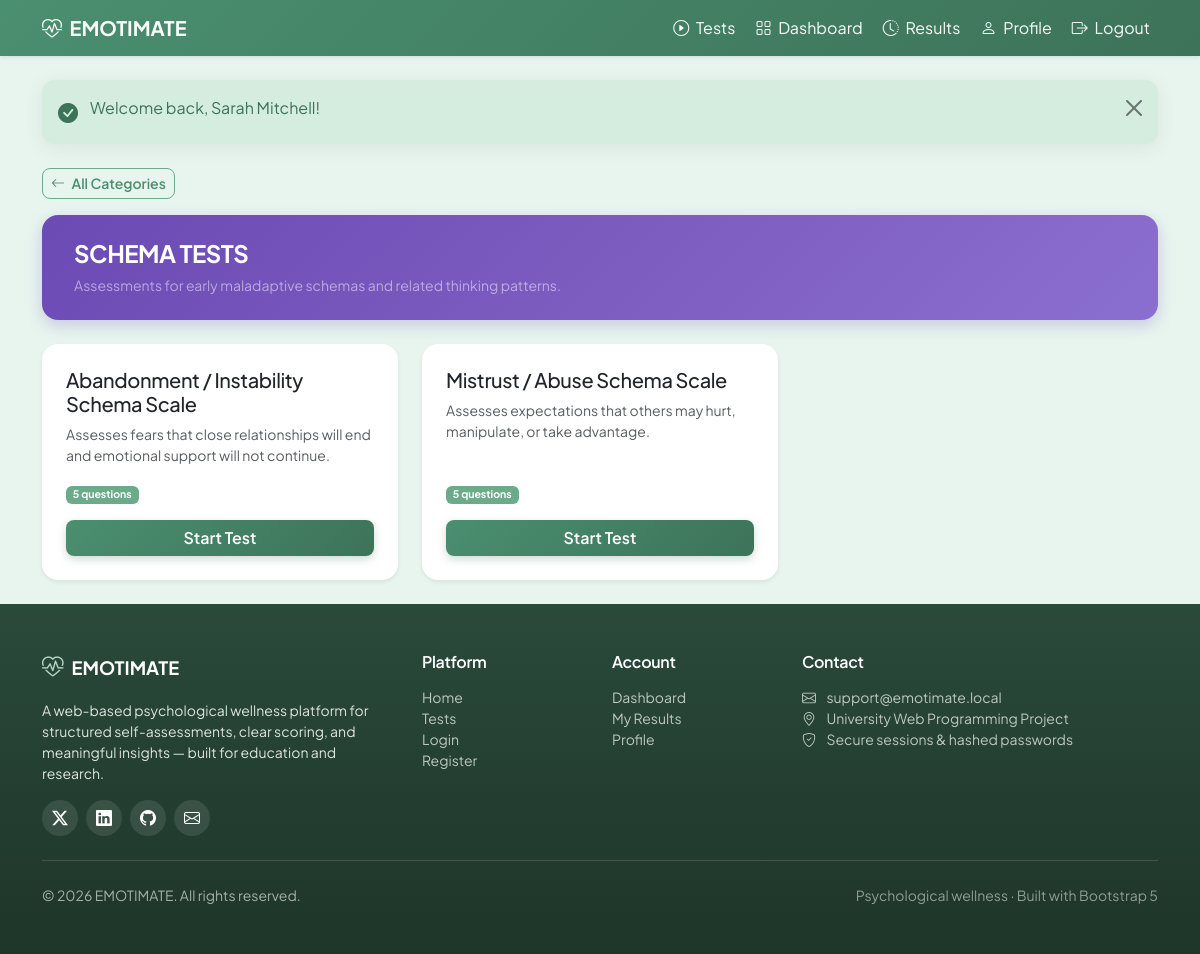
/tests/category.php?id=1 (signed in), run on the app's committed database.
### tables this page shows
CREATE TABLE test_categories (
    id INT AUTO_INCREMENT PRIMARY KEY,
    name VARCHAR(255) NOT NULL,
    description TEXT,
    sort_order INT NOT NULL DEFAULT 0,
    is_active TINYINT(1) NOT NULL DEFAULT 1,
    created_at TIMESTAMP DEFAULT CURRENT_TIMESTAMP
);

CREATE TABLE tests (
    id INT AUTO_INCREMENT PRIMARY KEY,
    category_id INT NULL,
    title VARCHAR(255) NOT NULL,
    description TEXT,
    instructions TEXT,
    created_at TIMESTAMP DEFAULT CURRENT_TIMESTAMP,
    FOREIGN KEY (category_id) REFERENCES test_categories (id) ON DELETE SET NULL
);

### includes/app.php (called while the page is built, shortened)
<?php
function app_url(string $path = ''): string
{
    $base = defined('APP_BASE') ? APP_BASE : '';
    $path = ltrim($path, '/');
    return $path === '' ? $base : $base . '/' . $path;
}

### includes/category_helpers.php (called while the page is built, shortened)
<?php
function default_test_categories(): array
{
    return [
        ['name' => 'Schema Tests', 'description' => 'Assessments for early maladaptive schemas and related thinking patterns.', 'sort_order' => 1],
        ['name' => 'Depression and Anxiety Scales', 'description' => 'Scales measuring depression and anxiety symptoms.', 'sort_order' => 2],
        ['name' => 'Emotion and Mood Scales', 'description' => 'Scales for emotion regulation and mood evaluation.', 'sort_order' => 3],
        ['name' => 'Attention and Impulsivity Tests', 'description' => 'Scales for attention, hyperactivity, and impulsivity.', 'sort_order' => 4],
        ['name' => 'Post-Traumatic Stress Disorder', 'description' => 'Scales related to PTSD and post-trauma symptoms.', 'sort_order' => 5],
    ];
}
function ensure_test_categories(mysqli $conn): void
{
    $conn->query(
        'CREATE TABLE IF NOT EXISTS test_categories (
            id INT AUTO_INCREMENT PRIMARY KEY,
            name VARCHAR(255) NOT NULL,
            description TEXT,
            sort_order INT NOT NULL DEFAULT 0,
            is_active TINYINT(1) NOT NULL DEFAULT 1,
            created_at TIMESTAMP DEFAULT CURRENT_TIMESTAMP
        )'
    );
    $colCheck = $conn->query("SHOW COLUMNS FROM tests LIKE 'category_id'");
    $countResult = $conn->query('SELECT COUNT(*) AS c FROM test_categories');
    $count = 0;
    if ($countResult) {
        $row = $countResult->fetch_assoc();
        $count = (int) ($row['c'] ?? 0);
    }
    if ($count > 0) {
        return;
    }
}
function fetch_category_by_id(mysqli $conn, int $categoryId): ?array
{
    ensure_test_categories($conn);
    $stmt = $conn->prepare(
        'SELECT id, name, description, sort_order, is_active FROM test_categories WHERE id = ? LIMIT 1'
    );
    $stmt->bind_param('i', $categoryId);
    $stmt->execute();
    $id = $name = $description = $sortOrder = $isActive = null;
    $stmt->bind_result($id, $name, $description, $sortOrder, $isActive);
    return [
        'id'          => (int) $id,
        'name'        => (string) $name,
        'description' => $description !== null ? (string) $description : null,
        'sort_order'  => (int) $sortOrder,
        'is_active'   => (int) $isActive,
    ];
}
function sync_legacy_category_names_to_english(mysqli $conn): void
{
    $legacyMap = [
        'Şema Testleri'                    => 0,
        'Depresyon ve Anksiyete Ölçekleri' => 1,
        'Duygu ve Ruh Hali Ölçekleri'      => 2,
        'Dikkat ve Dürtüsellik Testleri'   => 3,
        'Travma Sonrası Stres Bozukluğu'   => 4,
    ];
    $defaults = default_test_categories();
    $stmt = $conn->prepare(
        'UPDATE test_categories SET name = ?, description = ? WHERE name = ? LIMIT 1'
    );
    foreach ($legacyMap as $oldName => $index) {
        $newName = $defaults[$index]['name'];
        $newDesc = $defaults[$index]['description'];
    }
}

### includes/test_helpers.php (called while the page is built, shortened)
<?php
function fetch_available_tests(mysqli $conn, ?int $categoryId = null): array
{
    require_once __DIR__ . '/category_helpers.php';
    ensure_test_categories($conn);
    $sql = 'SELECT t.id, t.title, t.description, t.category_id, c.name AS category_name,
                   COUNT(q.id) AS question_count
            FROM tests t
            LEFT JOIN test_categories c ON c.id = t.category_id
            LEFT JOIN questions q ON q.test_id = t.id
            WHERE (c.is_active = 1 OR c.id IS NULL)';
    if ($categoryId !== null && $categoryId > 0) {
        $sql .= ' AND t.category_id = ' . (int) $categoryId;
    }
    $sql .= ' GROUP BY t.id, t.title, t.description, t.category_id, c.name
              ORDER BY t.title ASC';
    $result = $conn->query($sql);
    $tests = [];
    while ($row = $result->fetch_assoc()) {
        $tests[] = [
            'id'              => (int) $row['id'],
            'title'           => (string) $row['title'],
            'description'     => $row['description'] !== null ? (string) $row['description'] : null,
            'category_id'     => $row['category_id'] !== null ? (int) $row['category_id'] : null,
            'category_name'   => $row['category_name'] !== null ? (string) $row['category_name'] : null,
            'question_count'  => (int) $row['question_count'],
        ];
    }
    return $tests;
}

### tests/category.php (the view, shortened to what this page needs)
<?php
require_once __DIR__ . '/../config/database.php';
require_once __DIR__ . '/../includes/category_helpers.php';
require_once __DIR__ . '/../includes/test_helpers.php';
require_once __DIR__ . '/../includes/flash.php';
$categoryId = filter_input(INPUT_GET, 'id', FILTER_VALIDATE_INT) ?: 0;
$category = fetch_category_by_id($conn, $categoryId);
$tests = fetch_available_tests($conn, $categoryId);
require_once __DIR__ . '/../includes/header.php';
require_once __DIR__ . '/../includes/navbar.php';
?>
<div class="container py-4">
    <div class="mb-3">
        <a href="<?= htmlspecialchars(app_url('tests/index.php'), ENT_QUOTES, 'UTF-8') ?>" class="btn btn-outline-emotimate btn-sm">
            <i class="bi bi-arrow-left me-1"></i> All Categories
        </a>
    </div>
    <div class="category-header-card mb-4">
        <h1 class="h4 fw-bold mb-2 text-uppercase"><?= htmlspecialchars($category['name'], ENT_QUOTES, 'UTF-8') ?></h1>
        <?php if ($category['description']): ?>
            <p class="mb-0 text-white-50 small"><?= htmlspecialchars($category['description'], ENT_QUOTES, 'UTF-8') ?></p>
        <?php endif; ?>
    </div>
    <?php if ($tests === []): ?>
        <?php
        require_once __DIR__ . '/../includes/empty_state.php';
        render_empty_state([
            'icon'    => 'bi-journal-x',
            'title'   => 'No tests in this category yet',
            'message' => 'The administrator has not added tests here yet. Please check back later.',
        ]);
        ?>
    <?php else: ?>
        <div class="row g-4">
            <?php foreach ($tests as $test): ?>
                <div class="col-md-6 col-lg-4">
                    <div class="card h-100 shadow-sm border-0 card-hover">
                        <div class="card-body d-flex flex-column p-4">
                            <h2 class="h5 mb-2"><?= htmlspecialchars($test['title'], ENT_QUOTES, 'UTF-8') ?></h2>
                            <p class="text-muted small flex-grow-1">
                                <?= htmlspecialchars($test['description'] ?? 'No description provided.', ENT_QUOTES, 'UTF-8') ?>
                            </p>
                            <p class="small mb-3">
                                <span class="badge badge-emotimate">
                                    <?= (int) $test['question_count'] ?> question<?= (int) $test['question_count'] === 1 ? '' : 's' ?>
                                </span>
                            </p>
                            <?php if ((int) $test['question_count'] > 0): ?>
                                <a href="<?= htmlspecialchars(app_url('tests/take_test.php?test_id=' . $test['id']), ENT_QUOTES, 'UTF-8') ?>" class="btn btn-emotimate w-100">
                                    Start Test
                                </a>
                            <?php else: ?>
                                <button type="button" class="btn btn-outline-secondary w-100" disabled>No questions yet</button>
                            <?php endif; ?>
                        </div>
                    </div>
                </div>
            <?php endforeach; ?>
        </div>
    <?php endif; ?>
</div>
<?php require_once __DIR__ . '/../includes/footer.php'; ?>

### assets/css/theme.css (style rules this page uses)
:root { --em-green-light: #e8f5ef; --em-green-soft: #b8d9c8; --em-green: #6bab8a; --em-green-dark: #4a8f6f; --em-green-darker: #3d7359; --em-text: #2f3e36; --em-muted: #5f7268; --em-shadow: 0 0.25rem 1.25rem rgba(47, 62, 54, 0.08); --em-shadow-hover: 0 0.75rem 2rem rgba(61, 115, 89, 0.14); --em-radius: 1rem; --em-transition: 0.2s ease; }
* { scroll-behavior: smooth; }
body { background-color: var(--em-green-light); color: var(--em-text); font-family: 'Plus Jakarta Sans', system-ui, -apple-system, sans-serif; min-height: 100vh; display: flex; flex-direction: column; }
h1, h2, h3, h4, h5, h6 { letter-spacing: -0.02em; }
.btn { border-radius: 0.5rem; font-weight: 600; transition: transform var(--em-transition), box-shadow var(--em-transition), background-color var(--em-transition); }
.btn-emotimate { background: linear-gradient(135deg, var(--em-green-dark), var(--em-green-darker)); border: none; color: #fff; box-shadow: 0 0.2rem 0.5rem rgba(61, 115, 89, 0.25); }
.btn-outline-emotimate { color: var(--em-green-dark); border-color: var(--em-green); background: transparent; }
.card { border: 0; border-radius: var(--em-radius); box-shadow: var(--em-shadow); }
.badge-emotimate, .badge.text-bg-secondary { background-color: var(--em-green) !important; color: #fff !important; }
a { color: var(--em-green-dark); transition: color var(--em-transition); }
.stat-card, .card-hover { transition: transform var(--em-transition), box-shadow var(--em-transition); }

### assets/css/tests.css (style rules this page uses)
.category-header-card { background: linear-gradient(135deg, #6b4bb4 0%, #7c5cbf 50%, #8b6fd0 100%); color: #fff; border-radius: 1rem; padding: 1.5rem 2rem; box-shadow: 0 0.35rem 1rem rgba(107, 75, 180, 0.25); }

### data on the page
test_categories: name "SCHEMA TESTS", description "Assessments for early maladaptive schemas and related thinking patterns."
tests: title "Abandonment / Instability Schema Scale", description "Assesses fears that close relationships will end and emotional support will not continue.", question_count "5"
tests: title "Mistrust / Abuse Schema Scale", description "Assesses expectations that others may hurt, manipulate, or take advantage.", question_count "5"

### other printed values
$message "Welcome back, Sarah Mitchell!"
